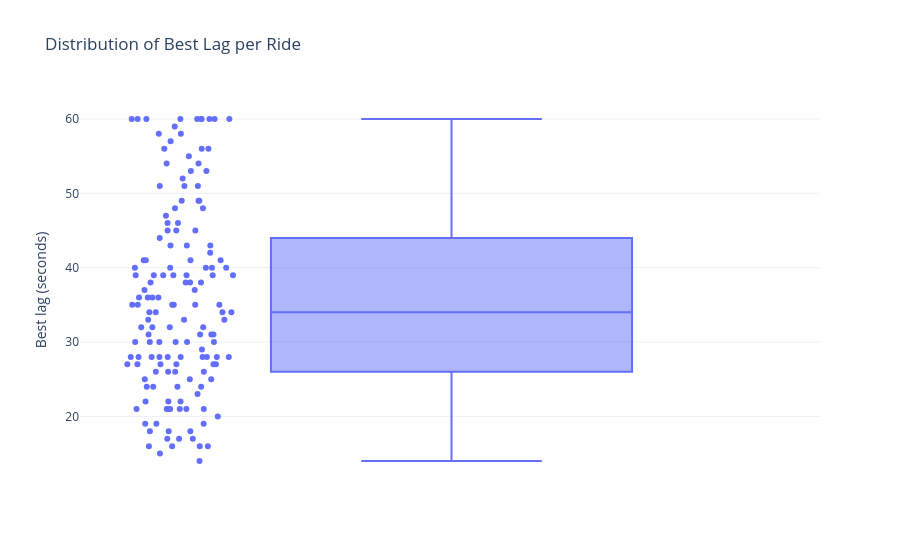

Notebook cell for this chart:
### Code cell
fig = px.box(
        best_per_ride_df,
        y="lag",
        points="all",
        title="Distribution of Best Lag per Ride",
        template="plotly_white",
    )
fig.update_layout(yaxis_title="Best lag (seconds)")
fig.show()

### Figure 1 — Plotly figure (JSON) as saved in the notebook; plotly's stock layout.template omitted (floating-point values rounded to 4 significant figures; data arrays with more than 128 entries replaced by an {"elided": "..."} marker saying what was removed)
{"data": [{"alignmentgroup": "True", "boxpoints": "all", "hovertemplate": "lag=%{y}<extra></extra>", "legendgroup": "", "marker": {"color": "#636efa"}, "name": "", "notched": false, "offsetgroup": "", "orientation": "v", "showlegend": false, "type": "box", "x0": " ", "xaxis": "x", "y": {"elided": "150 int values"}, "y0": " ", "yaxis": "y"}], "layout": {"boxmode": "group", "legend": {"tracegroupgap": 0}, "title": {"text": "Distribution of Best Lag per Ride"}, "xaxis": {"anchor": "y", "domain": [0, 1]}, "yaxis": {"anchor": "x", "domain": [0, 1], "title": {"text": "Best lag (seconds)"}}}}
